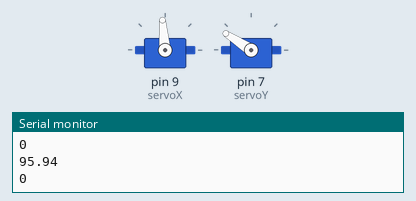
Bench run of a sketch on a simulated Arduino Uno, built with avr-gcc and run on an emulated ATmega328P. On the bench: 2 × servo, the last lines printed to the serial monitor. Random numbers use the default seed unless the sketch sets one.

Above: at 3.05 s.
At 16.65 s:
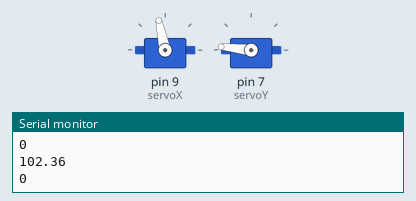
At 26.4 s:
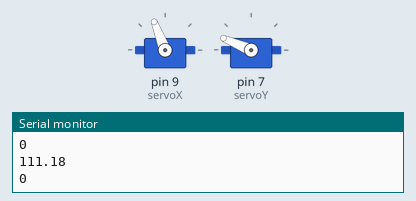
At 39.17 s:
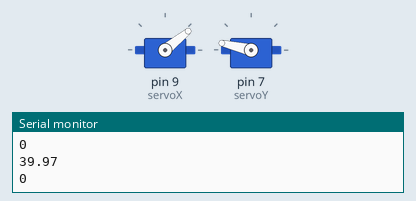
Timing chart, 0 to 40.0 s (numbered marks = the images above):
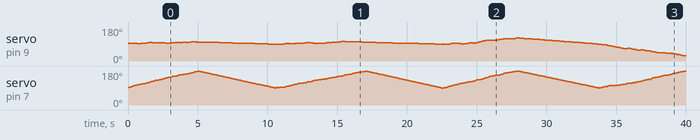

The sketch:

biased_walk_servo.ino
```cpp
#include <Servo.h>
float posX, posY, randX, randY, velX, velY, midX, midY;
int maxDist,minDist;
bool midReturn = false;
Servo servoX;
Servo servoY;

void setup() {
  posX = 91;
  posY = 91;
  maxDist = 180;
  minDist = 0;
  randX = 0;
  randY = 0;
  velX = 0;
  velY = 0;
  midX = 90;
  midY = 90;
  servoX.attach(9);
  servoY.attach(7);
  servoX.write(midX);
  servoY.write(midY);
  Serial.begin(9600);
}

void loop() {

  if(posX>maxDist || posY>maxDist || posX<minDist || posY<minDist){
    midReturn = true;
    }

  if(posX-midX<1 && posY-midY<1){
      midReturn = false;
    }

  if(!midReturn){
  biasedWalk();
  }

  if(midReturn){
      midVel();
      posX+=velX;
      posY+=velY;
    }
    Serial.println(posX);
    Serial.println(midReturn);


  servoX.write((int)posX);
  servoY.write((int)posY);
  delay(60);
}
void biasedWalk(){
  randX = random(-1,2);
  randY = random(-1,2);
  setVel();
  posX += velX+randX;
  posY += velY+randY;
}

void midVel(){
    velX = midX-posX;
    velY = midY-posY;
    float unit = sqrt(sq(velX) + sq(velY));
    velX = velX/unit;
    velY = velY/unit;
  }

void setVel(){
    velX = posX-midX;
    velY = posY-midY;
    float unit = sqrt(sq(velX) + sq(velY));
    velX = velX/unit;
    velY = velY/unit;
  }
```
